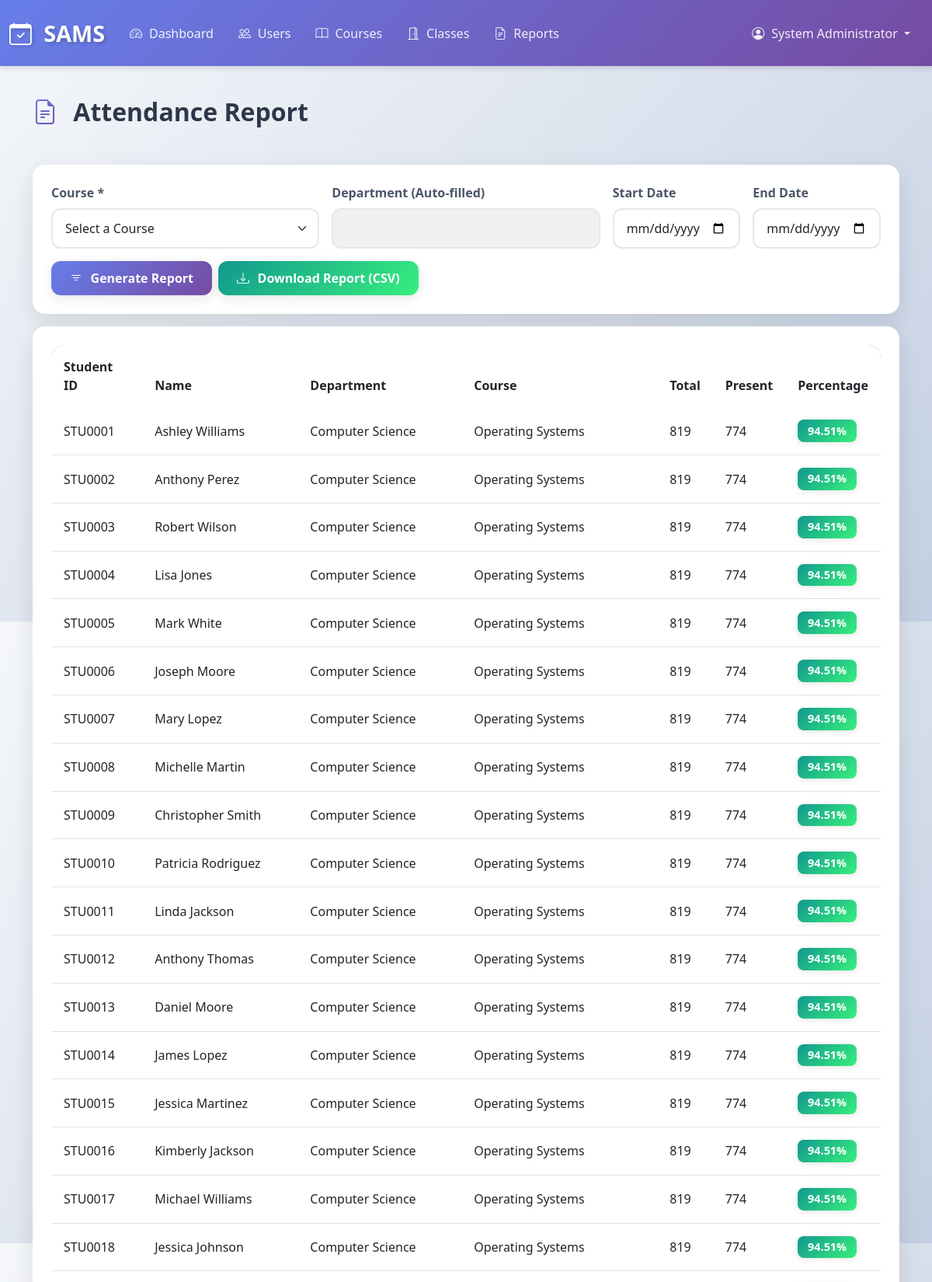
Screenshot of /admin/reports/attendance (signed in, upper part) with the database file from the repository.
### app.py (models this page shows)
class User(db.Model):
    __tablename__ = 'users'
    id = db.Column(db.Integer, primary_key=True)
    username = db.Column(db.String(80), unique=True, nullable=False)
    email = db.Column(db.String(120), unique=True, nullable=False)
    password_hash = db.Column(db.String(200), nullable=False)
    role = db.Column(db.String(20), nullable=False)
    full_name = db.Column(db.String(100), nullable=False)
    created_at = db.Column(db.DateTime, default=datetime.utcnow)
    is_active = db.Column(db.Boolean, default=True)

class Student(db.Model):
    __tablename__ = 'students'
    id = db.Column(db.Integer, primary_key=True)
    user_id = db.Column(db.Integer, db.ForeignKey('users.id'), nullable=False)
    student_id = db.Column(db.String(20), unique=True, nullable=False)
    department = db.Column(db.String(100))
    year = db.Column(db.Integer)
    section = db.Column(db.String(10))
    parent_email = db.Column(db.String(120))
    parent_phone = db.Column(db.String(20))
    user = db.relationship('User', backref='student_profile')

class Course(db.Model):
    __tablename__ = 'courses'
    id = db.Column(db.Integer, primary_key=True)
    course_code = db.Column(db.String(20), unique=True, nullable=False)
    course_name = db.Column(db.String(100), nullable=False)
    department = db.Column(db.String(100))
    credits = db.Column(db.Integer)
    year = db.Column(db.Integer)
    semester = db.Column(db.Integer)

### app.py (the view)
@app.route('/admin/reports/attendance')
@role_required('admin')
def admin_attendance_report():
    course_id = request.args.get('course_id', type=int)
    department = request.args.get('department')
    start_date = request.args.get('start_date')
    end_date = request.args.get('end_date')
    query = db.session.query(
        Student.student_id,
        User.full_name,
        Student.department,
        Student.section,
        Course.course_name,
        db.func.count(Attendance.id).label('total_sessions'),
        db.func.sum(db.case((Attendance.status.in_(['present', 'late']), 1), else_=0)).label('present_count')
    ).join(User, Student.user_id == User.id)\
     .join(Enrollment, Enrollment.student_id == Student.id)\
     .join(Class, Class.id == Enrollment.class_id)\
     .join(Course, Course.id == Class.course_id)\
     .join(AttendanceSession, AttendanceSession.class_id == Class.id)\
     .join(Attendance, Attendance.session_id == AttendanceSession.id)
    if course_id:
        query = query.filter(Course.id == course_id)
    if department:
        query = query.filter(Student.department == department)
    if start_date:
        query = query.filter(AttendanceSession.date >= start_date)
    if end_date:
        query = query.filter(AttendanceSession.date <= end_date)
    results = query.group_by(Student.id, Course.id).all()
    report_data = []
    for row in results:
        percentage = round((row.present_count / row.total_sessions * 100), 2) if row.total_sessions > 0 else 0
        report_data.append({
            'student_id': row.student_id,
            'name': row.full_name,
            'department': row.department,
            'section': row.section,
            'course': row.course_name,
            'total_sessions': row.total_sessions,
            'present': row.present_count,
            'percentage': percentage
        })
    courses = Course.query.all()
    departments = db.session.query(Student.department).distinct().all()
    return render_template('admin/attendance_report.html',
                         report_data=report_data,
                         courses=courses,
                         departments=[d[0] for d in departments])

### app.py (called while the page is built)
@app.before_request
def check_session_timeout():
    if 'user_id' in session:
        session.permanent = True
        last_activity = session.get('last_activity')
        if last_activity:
            last_activity_time = datetime.fromisoformat(last_activity)
            if datetime.now() - last_activity_time > timedelta(minutes=30):
                session.clear()
                flash('Your session has expired. Please log in again.', 'warning')
                return redirect(url_for('login'))
        session['last_activity'] = datetime.now().isoformat()

def role_required(*roles):
    def decorator(f):
        @wraps(f)
        def decorated_function(*args, **kwargs):
            if 'user_id' not in session:
                flash('Please log in to access this page.', 'warning')
                return redirect(url_for('login'))
            user = User.query.get(session['user_id'])
            if user.role not in roles:
                flash('You do not have permission to access this page.', 'danger')
                return redirect(url_for('dashboard'))
            return f(*args, **kwargs)
        return decorated_function
    return decorator

### templates/admin/attendance_report.html (shortened to what this page needs)
{% extends "base.html" %}
{% block content %}
<div class="row mb-4"><div class="col-md-12"><h2><i class="bi bi-file-earmark-text"></i> Attendance Report</h2></div></div>
<div class="card mb-3">
    <div class="card-body">
        <form method="GET" action="{{ url_for('admin_attendance_report') }}" class="row g-3" id="reportForm">
            <div class="col-md-4">
                <label for="course_id" class="form-label">Course *</label>
                <select class="form-select" id="course_id" name="course_id" required>
                    <option value="">Select a Course</option>
                </select>
            </div>
            <div class="col-md-4">
                <label for="department" class="form-label">Department (Auto-filled)</label>
                <input type="text" class="form-control" id="department" name="department" readonly style="background-color: #f0f0f0;">
            </div>
            <div class="col-md-2">
                <label for="start_date" class="form-label">Start Date</label>
                <input type="date" class="form-control" id="start_date" name="start_date">
            </div>
            <div class="col-md-2">
                <label for="end_date" class="form-label">End Date</label>
                <input type="date" class="form-control" id="end_date" name="end_date">
            </div>
            <div class="col-md-12 d-flex align-items-end">
                <button type="submit" class="btn btn-primary me-2">
                    <i class="bi bi-filter"></i> Generate Report
                </button>
                {% if report_data %}
                <a href="{{ url_for('admin_download_report', course_id=request.args.get('course_id'), department=request.args.get('department'), start_date=request.args.get('start_date'), end_date=request.args.get('end_date')) }}" class="btn btn-success">
                    <i class="bi bi-download"></i> Download Report (CSV)
                </a>
                {% endif %}
            </div>
        </form>
    </div>
</div>
<div class="card">
    <div class="card-body">
        <div class="table-responsive">
            <table class="table table-hover">
                <thead><tr><th>Student ID</th><th>Name</th><th>Department</th><th>Course</th><th>Total</th><th>Present</th><th>Percentage</th></tr></thead>
                <tbody>
                    {% for row in report_data %}
                    <tr>
                        <td>{{ row.student_id }}</td>
                        <td>{{ row.name }}</td>
                        <td>{{ row.department }}</td>
                        <td>{{ row.course }}</td>
                        <td>{{ row.total_sessions }}</td>
                        <td>{{ row.present }}</td>
                        <td>
                            <span class="badge {% if row.percentage >= 75 %}bg-success{% elif row.percentage >= 60 %}bg-warning{% else %}bg-danger{% endif %}">
                                {{ row.percentage }}%
                            </span>
                        </td>
                    </tr>
                    {% else %}
                    <tr><td colspan="7" class="text-center text-muted">Select a course and click "Generate Report" to view attendance data</td></tr>
                    {% endfor %}
                </tbody>
            </table>
        </div>
    </div>
</div>
{% endblock %}

### templates/base.html (shortened to what this page needs)
<!DOCTYPE html>
<html lang="en">
<head>
    <link href="https://cdn.jsdelivr.net/npm/bootstrap@5.3.0/dist/css/bootstrap.min.css" rel="stylesheet">
    <link rel="stylesheet" href="https://cdn.jsdelivr.net/npm/bootstrap-icons@1.10.0/font/bootstrap-icons.css">
    <link rel="stylesheet" href="{{ url_for('static', filename='css/style.css') }}">
</head>
<body>
    {% if session.user_id %}
    <nav class="navbar navbar-expand-lg navbar-dark bg-primary">
        <div class="container-fluid">
            <a class="navbar-brand" href="{{ url_for('dashboard') }}">
                <i class="bi bi-calendar-check"></i> SAMS
            </a>
            <div class="collapse navbar-collapse" id="navbarNav">
                <ul class="navbar-nav me-auto">
                    {% if session.role == 'admin' %}
                    <li class="nav-item">
                        <a class="nav-link" href="{{ url_for('admin_dashboard') }}">
                            <i class="bi bi-speedometer2"></i> Dashboard
                        </a>
                    </li>
                    <li class="nav-item">
                        <a class="nav-link" href="{{ url_for('admin_users') }}">
                            <i class="bi bi-people"></i> Users
                        </a>
                    </li>
                    <li class="nav-item">
                        <a class="nav-link" href="{{ url_for('admin_courses') }}">
                            <i class="bi bi-book"></i> Courses
                        </a>
                    </li>
                    <li class="nav-item">
                        <a class="nav-link" href="{{ url_for('admin_classes') }}">
                            <i class="bi bi-door-open"></i> Classes
                        </a>
                    </li>
                    <li class="nav-item">
                        <a class="nav-link" href="{{ url_for('admin_reports') }}">
                            <i class="bi bi-file-earmark-text"></i> Reports
                        </a>
                    </li>
                    {% endif %}
                </ul>
                <ul class="navbar-nav">
                    <li class="nav-item dropdown">
                        <a class="nav-link dropdown-toggle" href="#" id="navbarDropdown" role="button" data-bs-toggle="dropdown">
                            <i class="bi bi-person-circle"></i> {{ session.full_name }}
                        </a>
                    </li>
                </ul>
            </div>
        </div>
    </nav>
    {% endif %}
    <main class="container my-4">
        {% block content %}{% endblock %}
    </main>
</body>
</html>

### static/css/style.css (style rules this page uses)
:root { --primary-gradient: linear-gradient(135deg, #667eea 0%, #764ba2 100%); --success-gradient: linear-gradient(135deg, #11998e 0%, #38ef7d 100%); --info-gradient: linear-gradient(135deg, #2193b0 0%, #6dd5ed 100%); --warning-gradient: linear-gradient(135deg, #f093fb 0%, #f5576c 100%); --danger-gradient: linear-gradient(135deg, #fa709a 0%, #fee140 100%); --dark-gradient: linear-gradient(135deg, #434343 0%, #000000 100%); }
* { margin: 0; padding: 0; box-sizing: border-box; }
body { background: linear-gradient(135deg, #f5f7fa 0%, #c3cfe2 100%); min-height: 100vh; display: flex; flex-direction: column; font-family: 'Segoe UI', Tahoma, Geneva, Verdana, sans-serif; color: #2d3748; }
main { flex: 1; }
.navbar { background: var(--primary-gradient) !important; box-shadow: 0 4px 6px rgba(0,0,0,0.1); padding: 1rem 0; }
.navbar-brand { font-weight: 700; font-size: 1.8rem; color: white !important; text-shadow: 2px 2px 4px rgba(0,0,0,0.2); transition: transform 0.3s ease; }
.navbar-brand i { margin-right: 0.5rem; animation: pulse 2s infinite; }
.nav-link { color: rgba(255,255,255,0.9) !important; font-weight: 500; transition: all 0.3s ease; padding: 0.5rem 1rem !important; border-radius: 0.5rem; }
.nav-link i { margin-right: 0.3rem; }
.card { border: none; border-radius: 1rem; box-shadow: 0 10px 30px rgba(0,0,0,0.1); margin-bottom: 2rem; transition: all 0.3s ease; overflow: hidden; }
.card-body { padding: 1.5rem; }
.btn { border-radius: 0.75rem; padding: 0.65rem 1.5rem; font-weight: 600; transition: all 0.3s ease; border: none; box-shadow: 0 4px 15px rgba(0,0,0,0.1); }
.btn-primary { background: var(--primary-gradient); }
.btn-success { background: var(--success-gradient); }
.btn i { margin-right: 0.4rem; }
.table { background-color: white; border-radius: 1rem; overflow: hidden; box-shadow: 0 5px 15px rgba(0,0,0,0.08); }
.table thead { background: var(--primary-gradient); color: white; }
.table thead th { border: none; padding: 1rem; font-weight: 600; }
.table tbody tr { transition: all 0.3s ease; }
.table tbody td { vertical-align: middle; padding: 1rem; }
.table-responsive { border-radius: 1rem; overflow-x: auto; }
.badge { font-size: 0.9rem; padding: 0.5em 0.9em; border-radius: 0.5rem; font-weight: 600; box-shadow: 0 2px 8px rgba(0,0,0,0.1); }
.badge.bg-success { background: linear-gradient(135deg, #11998e 0%, #38ef7d 100%) !important; }
.form-label { font-weight: 600; color: #4a5568; margin-bottom: 0.5rem; }
.form-control, .form-select { border-radius: 0.75rem; border: 2px solid #e2e8f0; padding: 0.75rem 1rem; transition: all 0.3s ease; font-size: 1rem; }
h1, h2, h3, h4, h5, h6 { color: #2d3748; font-weight: 700; margin-bottom: 1.5rem; }
h2 { font-size: 2rem; }
h2 i { margin-right: 0.75rem; background: var(--primary-gradient); -webkit-background-clip: text; -webkit-text-fill-color: transparent; background-clip: text; }

### rows the page displays
User: full_name "System Administrator"
Student: student_id "STU0001", name "Ashley Williams", department "Computer Science", course "Operating Systems", total_sessions "819", present "774", percentage "94.51"
Student: student_id "STU0002", name "Anthony Perez", department "Computer Science", course "Operating Systems", total_sessions "819", present "774", percentage "94.51"
Student: student_id "STU0003", name "Robert Wilson", department "Computer Science", course "Operating Systems", total_sessions "819", present "774", percentage "94.51"
Student: student_id "STU0004", name "Lisa Jones", department "Computer Science", course "Operating Systems", total_sessions "819", present "774", percentage "94.51"
Student: student_id "STU0005", name "Mark White", department "Computer Science", course "Operating Systems", total_sessions "819", present "774", percentage "94.51"
Student: student_id "STU0006", name "Joseph Moore", department "Computer Science", course "Operating Systems", total_sessions "819", present "774", percentage "94.51"
Student: student_id "STU0007", name "Mary Lopez", department "Computer Science", course "Operating Systems", total_sessions "819", present "774", percentage "94.51"
Student: student_id "STU0008", name "Michelle Martin", department "Computer Science", course "Operating Systems", total_sessions "819", present "774", percentage "94.51"
Student: student_id "STU0009", name "Christopher Smith", department "Computer Science", course "Operating Systems", total_sessions "819", present "774", percentage "94.51"
Student: student_id "STU0010", name "Patricia Rodriguez", department "Computer Science", course "Operating Systems", total_sessions "819", present "774", percentage "94.51"
Student: student_id "STU0011", name "Linda Jackson", department "Computer Science", course "Operating Systems", total_sessions "819", present "774", percentage "94.51"
Student: student_id "STU0012", name "Anthony Thomas", department "Computer Science", course "Operating Systems", total_sessions "819", present "774", percentage "94.51"
Student: student_id "STU0013", name "Daniel Moore", department "Computer Science", course "Operating Systems", total_sessions "819", present "774", percentage "94.51"
Student: student_id "STU0014", name "James Lopez", department "Computer Science", course "Operating Systems", total_sessions "819", present "774", percentage "94.51"
Student: student_id "STU0015", name "Jessica Martinez", department "Computer Science", course "Operating Systems", total_sessions "819", present "774", percentage "94.51"
Student: student_id "STU0016", name "Kimberly Jackson", department "Computer Science", course "Operating Systems", total_sessions "819", present "774", percentage "94.51"
Student: student_id "STU0017", name "Michael Williams", department "Computer Science", course "Operating Systems", total_sessions "819", present "774", percentage "94.51"
Student: student_id "STU0018", name "Jessica Johnson", department "Computer Science", course "Operating Systems", total_sessions "819", present "774", percentage "94.51"
